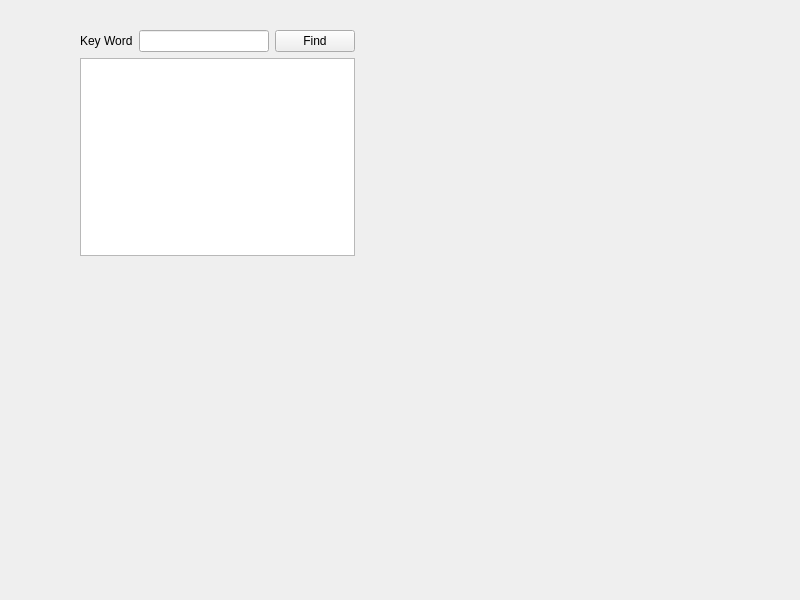
<?xml version="1.0" encoding="UTF-8"?>
<ui version="4.0">
 <class>TextFinder</class>
 <widget class="QWidget" name="TextFinder">
  <property name="geometry">
   <rect>
    <x>0</x>
    <y>0</y>
    <width>800</width>
    <height>600</height>
   </rect>
  </property>
  <property name="windowTitle">
   <string>TextFinder</string>
  </property>
  <widget class="QWidget" name="">
   <property name="geometry">
    <rect>
     <x>80</x>
     <y>30</y>
     <width>275</width>
     <height>226</height>
    </rect>
   </property>
   <layout class="QVBoxLayout" name="verticalLayout">
    <item>
     <layout class="QHBoxLayout" name="horizontalLayout">
      <item>
       <widget class="QLabel" name="label">
        <property name="text">
         <string>Key Word</string>
        </property>
       </widget>
      </item>
      <item>
       <widget class="QLineEdit" name="lineEdit"/>
      </item>
      <item>
       <widget class="QPushButton" name="findButton">
        <property name="text">
         <string>Find</string>
        </property>
       </widget>
      </item>
     </layout>
    </item>
    <item>
     <widget class="QTextEdit" name="textEdit"/>
    </item>
   </layout>
  </widget>
 </widget>
 <resources/>
 <connections/>
</ui>
